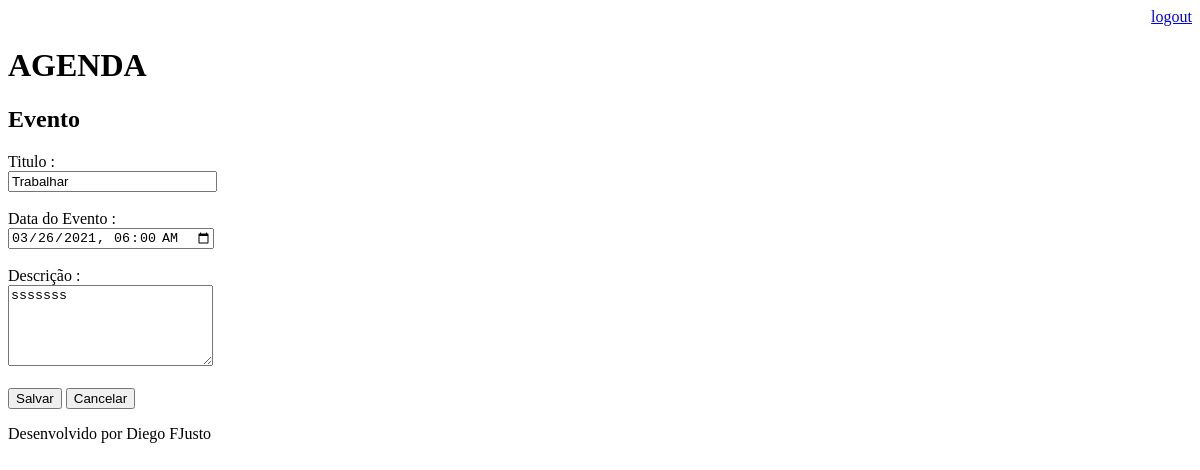
The app's page /agenda/evento/?id=7 (signed in), older data.
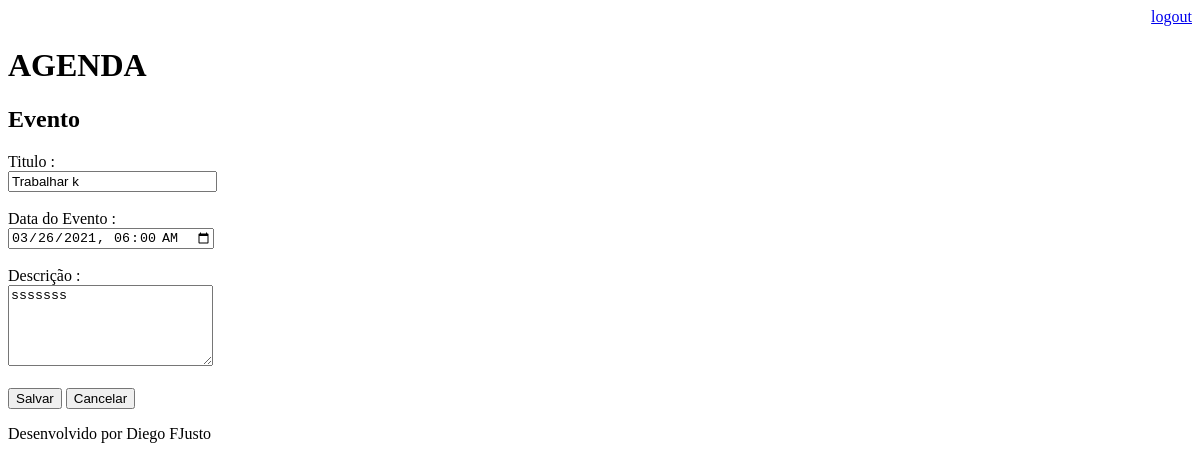
The same page, newer data.
### core/models.py (models this page shows, shortened)
class Evento(models.Model):
    titulo = models.CharField(max_length=100)
    descricao = models.TextField(blank=True, null=True)
    data_evento = models.DateTimeField(verbose_name='Data do Eventos')
    data_criacao = models.DateTimeField(auto_now=True)
    usuario = models.ForeignKey(User, on_delete=models.CASCADE)
    class Meta:
        db_table = 'evento'
    def get_data_input_evento(self):
        return self.data_evento.strftime('%Y-%m-%dT%H:%M')

### core/views.py (the view)
# urls.py: path('agenda/evento/', views.evento),
@login_required(login_url='/login/')
def evento(request):
    id_evento = request.GET.get('id')
    dados = { }
    if id_evento:
        dados['evento'] = Evento.objects.get(id=id_evento)
    return render(request, 'evento.html', dados)

### templates/evento.html (shortened to what this page needs)
{% extends "model-page.html" %}
{% block content %}
<h2>Evento</h2>
<form action="submit" method="POST"> {% csrf_token %}
    <label>Titulo :</label>
    <br>
    <input type="text" name="titulo" size="23" value="{{ evento.titulo }}">
    <br><br>
    <label>Data do Evento :</label>
    <br>
    <input type="datetime-local" name="data_evento" value="{{ evento.get_data_input_evento }}">
    <br><br>
    <label>Descrição :</label>
    <br>
    <textarea name="descricao" rows="5" cols="23">{{ evento.descricao }}</textarea>
    <br><br>
    <button type="submit">Salvar</button>
    <a href="/">
        <button type="button">Cancelar</button>
    </a>
</form>
{% endblock %}

Row changes from the older to the newer data that the page shows:
changed Evento "sssssss": titulo "Trabalhar" → "Trabalhar k"
